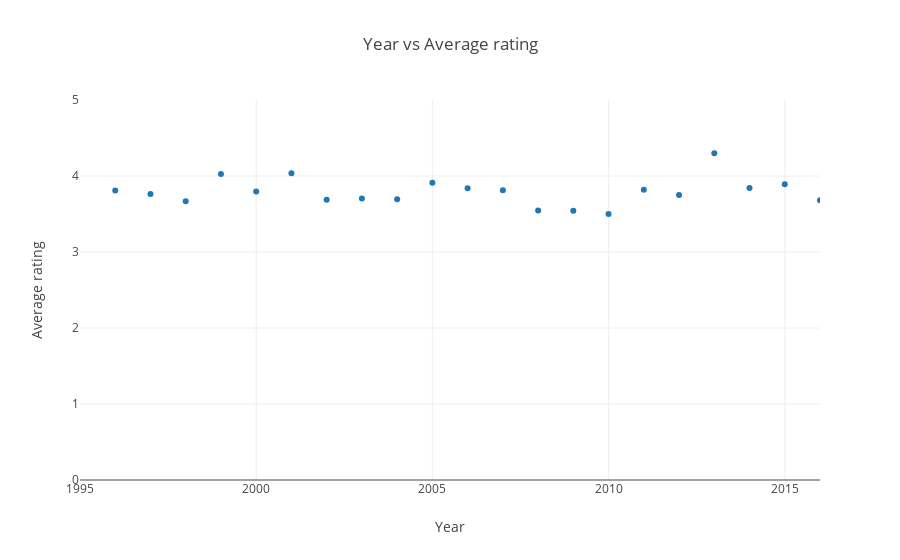

Notebook code cell kept with this figure:
### Code cell
subject = hypothesis_1_df['year']
score = hypothesis_1_df['average_rating']

data = [dict(
  type = 'scatter',
  x = subject,
  y = score,
  mode = 'markers'
)]

layout = dict(
    title = 'Year vs Average rating',
    xaxis = dict(
        title = 'Year',
        range = [1995, 2016]
                 ),
    yaxis = dict(
        title = 'Average rating',
        range = [0, 5]
        )
)

fig_dict = dict(data=data, layout=layout)

pio.show(fig_dict, validate=False)

### Figure 1 — Plotly figure (JSON) as saved in the notebook; plotly's stock layout.template omitted (floating-point values rounded to 4 significant figures)
{"data": [{"mode": "markers", "type": "scatter", "x": [1996, 1997, 1998, 1999, 2000, 2001, 2002, 2003, 2004, 2005, 2006, 2007, 2008, 2009, 2010, 2011, 2012, 2013, 2014, 2015, 2016], "y": [3.808, 3.762, 3.667, 4.025, 3.795, 4.037, 3.688, 3.705, 3.694, 3.913, 3.839, 3.812, 3.545, 3.543, 3.5, 3.818, 3.75, 4.3, 3.844, 3.891, 3.682]}], "layout": {"title": "Year vs Average rating", "xaxis": {"range": [1995, 2016], "title": "Year"}, "yaxis": {"range": [0, 5], "title": "Average rating"}}}
